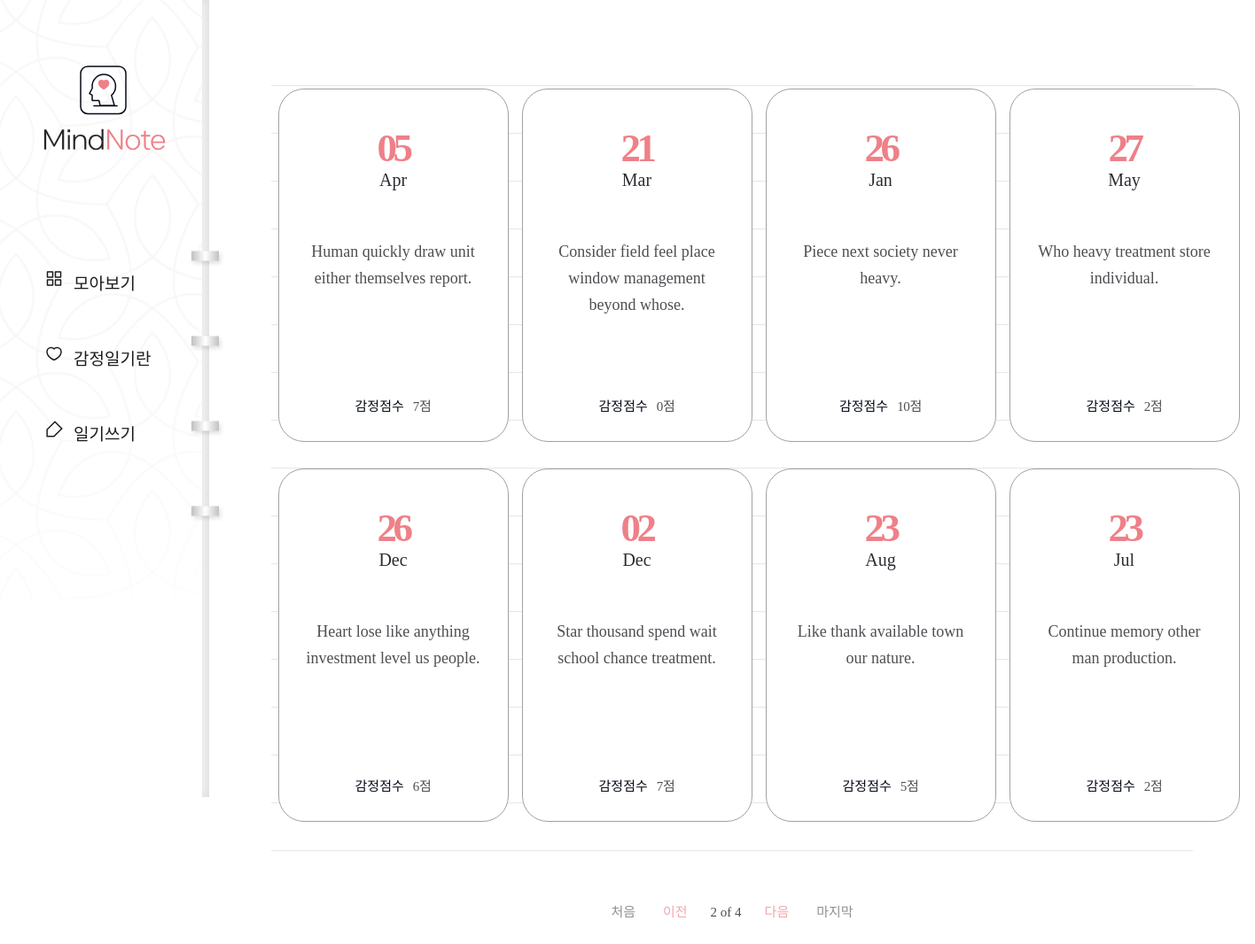
The app's page /diary/?page=2 with its own data.
### diary/models.py (models this page shows, shortened)
class Page(models.Model):
    title = models.CharField(max_length=100, validators=[validate_no_hash])
    content = models.TextField(validators=[validate_no_hash])
    feeling = models.CharField(max_length=80, validators=[validate_no_hash, validate_no_numbers])
    score = models.IntegerField(validators=[validate_score])
    dt_created = models.DateTimeField()

### diary/views.py (the view)
# urls.py: path('diary/', views.PageListView.as_view(), name='page-list'),
class PageListView(ListView):
    model = Page
    template_name = 'diary/page_list.html'
    ordering = ['-dt_created']
    paginate_by = 8
    page_kwarg = 'page'

### diary/templates/diary/page_list.html (shortened to what this page needs)
{% extends './base.html' %}
{% block content %}
{% if page_obj.object_list %}
    <div class="wrap-note">
        <div class="note">
            <div class="note-list">
                <ul>
                    {% for obj in page_obj.object_list %}
                    <li>
                        <a href="{% url 'page-detail' obj.id %}">
                            <div class="date">
                                <span>{{obj.dt_created|date:"d"}}</span>
                                <p>{{obj.dt_created|date:"M"}}</p>
                            </div>
                            <h2>{{obj.title}}</h2>
                            <div class="score">
                                <p>감정점수</p>
                                <span>{{obj.score}}점</span>
                            </div>
                        </a>
                    </li>
                    {% endfor %}
                </ul>
            </div>
            <div class="paging">
                {% if page_obj.has_previous %}
                    <a href="?page=1" class="first">처음</a>
                    <a href="?page={{ page_obj.previous_page_number }}" class="prev">이전</a>
                {% endif %}
                <span class="page">
                    <p>{{ page_obj.number }} of {{ page_obj.paginator.num_pages }}</p>
                </span>
                {% if page_obj.has_next %}
                    <a href="?page={{ page_obj.next_page_number }}" class="next">다음</a>
                    <a href="?page={{ page_obj.paginator.num_pages }}" class="last">마지막</a>
                {% endif %}
            </div>
        </div>
    </div>
{% endif %}
{% endblock content %}

### diary/static/diary/css/styles.css (style rules this page uses)
h1,h2,h3,p,a,ul,li { margin: 0; padding: 0; font-family: 'NanumSquare'; list-style: none; text-decoration: none; outline: none; }
html { position: relative; min-height: 100%; margin: 0; }
body { margin: 0; padding: 0; -webkit-font-smoothing: antialiased; -moz-osx-font-smoothing: auto; }
.wrap-note .note { padding-left: 236px; padding-top: 50px; padding-bottom: 200px; }
.note-list { margin: 0 70px; padding-top: 50px; background: url(../image/note-bg.svg) repeat-x center/1535px 974px; }
.note-list ul { overflow: hidden; width: 1100px; margin: 0 auto; padding-bottom: 50px; }
.note-list ul li { float: left; width: 25%; padding-bottom: 30px; }
.note-list ul li a { display: block; width: 258px; height: 397px; margin: 0 auto; background: #fff; border: solid 1px #a3a0a0; border-radius: 29px; }
.note-list ul li a .date { margin-top: 40px; margin-bottom: 55px; text-align: center; }
.note-list ul li a .date p { display: inline-block; font-family: 'NanumSquare'; color: #2b2d32; font-size: 20px; text-align: center; text-transform: capitalize; line-height: 1; }
.note-list ul li a .date span { display: block; font-family: 'NanumSquare'; color: #ee8088; font-weight: 700; font-size: 45px; letter-spacing: -4.47px; }
.note-list ul li a h2 { width: 196px; height: 150px; margin: 0 auto; font-family: 'NanumBarunpen'; color: #4e4f53; font-weight: normal; font-size: 18px; line-height: 1.67; text-align: center; }
.note-list ul li a .score { margin-top: 28px; text-align: center; }
.note-list ul li a .score p { display: inline-block; font-family: 'NanumSquare'; color: #060b18; font-size: 15px; }
.note-list ul li a .score span { padding-left: 6px; font-family: 'NanumBarunpen'; color: #4e4f53; font-size: 15px; letter-spacing: -0.29px; }
.paging { margin-top: 10px; text-align: center; }
.paging a { display: inline-block; font-family: 'NanumSquare'; font-size: 15px; }
.paging .first,.paging .last { color: #929191; }
.paging .first { margin-right: 27px; }
.paging .last { margin-left: 27px; }
.paging .prev,.paging .next { color: #f2a6ac; }
.paging span { display: inline-block; }
.paging span p { margin: 0 22px; font-family: 'NanumSquare'; color: #4e4f53; font-size: 15px; }

### records on screen
Page: dt_created "05", dt_created "Apr", title "Human quickly draw unit either themselves report.", score "7"
Page: dt_created "21", dt_created "Mar", title "Consider field feel place window management beyond whose.", score "0"
Page: dt_created "26", dt_created "Jan", title "Piece next society never heavy.", score "10"
Page: dt_created "27", dt_created "May", title "Who heavy treatment store individual.", score "2"
Page: dt_created "26", dt_created "Dec", title "Heart lose like anything investment level us people.", score "6"
Page: dt_created "02", dt_created "Dec", title "Star thousand spend wait school chance treatment.", score "7"
Page: dt_created "23", dt_created "Aug", title "Like thank available town our nature.", score "5"
Page: dt_created "23", dt_created "Jul", title "Continue memory other man production.", score "2"

### other values on screen
{{ page_obj.number }} "2"
{{ page_obj.paginator.num_pages }} "4"
